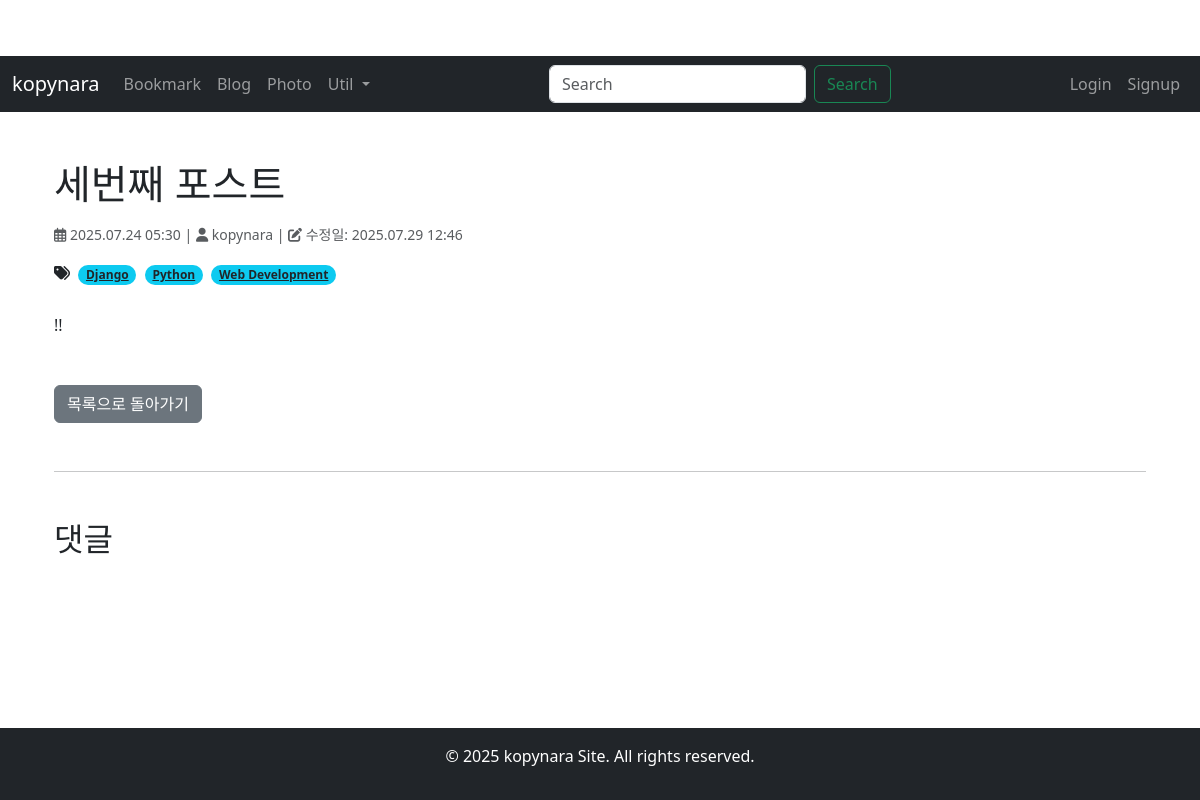
/blog/post/세번째-포스트/, run on the app's committed database.
### blog/models.py (models this page shows, shortened)
class Post(models.Model):
    title = models.CharField(verbose_name='TITLE', max_length=50)
    slug = models.SlugField(verbose_name='SLUG', unique=True, allow_unicode=True, help_text='one word for title alias.')
    description = models.CharField(verbose_name='DESCRIPTION', max_length=100, blank=True, help_text='simple description text.')
    content = models.TextField(verbose_name='CONTENT')
    created_at = models.DateTimeField(verbose_name='CREATE DATE', auto_now_add=True)
    modify_dt = models.DateTimeField(verbose_name='MODIFY DATE', auto_now=True)
    author = models.ForeignKey(
        settings.AUTH_USER_MODEL,
        on_delete=models.CASCADE,
        related_name='blog_posts',
        verbose_name='AUTHOR'
    )
    tags = TaggableManager(blank=True) # 태그 필드 추가
    class Meta:
        verbose_name = 'post' # 단수 별칭
        verbose_name_plural = 'posts' # 복수 별칭
        db_table = 'my_post' # 데이터베이스 테이블 이름 지정 (기존 'blog_posts'에서 'my_post'로 변경)
        ordering = ('-created_at',) # 기본 정렬 순서 (최신 생성일 기준 내림차순으로 변경)

### templates/blog/post_detail.html (shortened to what this page needs)
{% extends 'base.html' %}
{% load static %}
{% block content %}
    <div class="container my-4">
        <h1 class="mb-3">{{ post.title }}</h1>
        <p class="text-muted small mb-3">
            <i class="far fa-calendar-alt"></i> {{ post.created_at|date:"Y.m.d H:i" }}
            {% if post.author %} | <i class="fas fa-user"></i> {{ post.author }}{% endif %}
            {% if post.modify_dt %} | <i class="fas fa-edit"></i> 수정일: {{ post.modify_dt|date:"Y.m.d H:i" }}{% endif %}
        </p>
        {% if post.tags.all %}
            <div class="tags-section mb-4">
                <i class="fas fa-tags me-1"></i>
                {% for tag in post.tags.all %}
                    <a href="{% url 'blog:post_list_by_tag' tag_slug=tag.slug %}"
                       class="badge bg-info text-dark me-1 mb-1 rounded-pill">
                        {{ tag.name }}
                    </a>
                {% endfor %}
            </div>
        {% endif %}
        <div class="post-content mb-5">
            {{ post.content|safe }}
        </div>
        <div class="d-flex justify-content-between align-items-center mb-5">
            {% if request.GET.next == 'index' %}
                <a href="{% url 'blog:index' %}" class="btn btn-secondary">목록으로 돌아가기</a>
            {% elif request.GET.next == 'archive' %}
                <a href="{% url 'blog:post_archive' %}" class="btn btn-secondary">목록으로 돌아가기</a>
            {% else %}
                <a href="{% url 'blog:post_archive' %}" class="btn btn-secondary">목록으로 돌아가기</a>
            {% endif %}
        </div>
        <hr class="my-5">
        <h2 class="mb-4">댓글</h2>
    </div>
{% endblock content %}

### static/css/style.css (style rules this page uses)
body { padding-top: 56px; }

### templates/base.html (style rules this page uses)
html, body { height: 100%; }
body { display: flex; flex-direction: column; }

### data on the page
Post: title "세번째 포스트", created_at "2025.07.24 05:30", author "kopynara", modify_dt "2025.07.29 12:46", content "!!"
Tag: name "Django"
Tag: name "Python"
Tag: name "Web Development"
